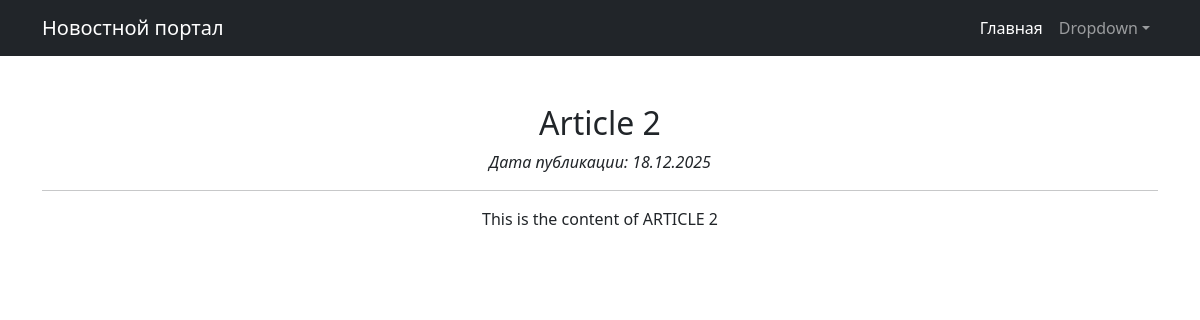
Page /3 on the committed database.
### news/models.py (models this page shows, shortened)
class Post(models.Model):
    news = 'N'
    article = 'A'
    TYPES = [(news, 'Новость'), (article, 'Статья')]
    type = models.CharField(max_length=1, choices=TYPES, default=news)
    time_in = models.DateTimeField(auto_now_add=True)
    title = models.CharField(max_length=255)
    text = models.TextField()
    rating = models.IntegerField(default=0)
    author = models.ForeignKey('Author', on_delete=models.CASCADE, related_name='posts')
    categories = models.ManyToManyField('Category', through='PostCategory')

### news/views.py (the view)
# urls.py: path('<int:pk>', PostDetail.as_view(), name='post_detail'),
class PostDetail(DetailView):
    model = Post
    template_name = 'news/post.html'
    context_object_name = 'post'

### news/templatetags/custom_filters.py (called while the page is built)
@register.filter()
def censor(value):
    if not isinstance(value, str):
        return value
    text = value
    for word in BAD_WORDS:
        if word.lower() in text.lower():
            replacement = word[0] + '*' * (len(word) - 1)
            text = text.replace(word, replacement)
    return text

### news/templates/news/post.html (shortened to what this page needs)
{% extends 'default.html' %}
{% load custom_filters %}
{% load custom_tags %}
{% block content %}
    <h2>{{ post.title|censor }}</h2>
    <p><i>Дата публикации: {{ post.time_in|date:'d.m.Y' }}</i></p>
    <hr>
    <div>{{ post.text|censor }}</div>
{% endblock %}

### rows in the picture
Post: title|censor "Article 2", time_in "18.12.2025", text|censor "This is the content of ARTICLE 2"
